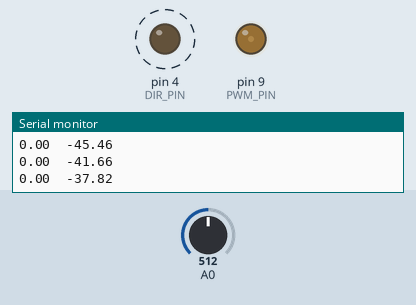
This sketch was run on a simulated Arduino Uno, built with avr-gcc and run on an emulated ATmega328P. Shown: output pins drawn as LEDs (lit = HIGH), the last lines printed to the serial monitor. Dashed ring = blinking. The test bench sets the inputs (shaded band); at power-on: A0 = 512.

Above: at 1.0 s.
1.3 s: A0 set to 716
At 1.77 s:
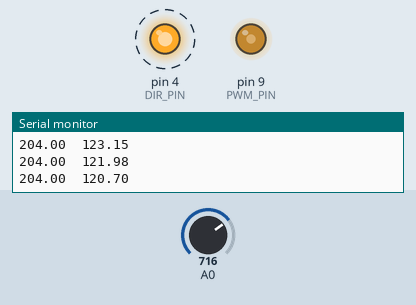
4.3 s: A0 set to 511
Timing chart, 0 to 13.3 s (numbered marks = the images above; inputs shaded):
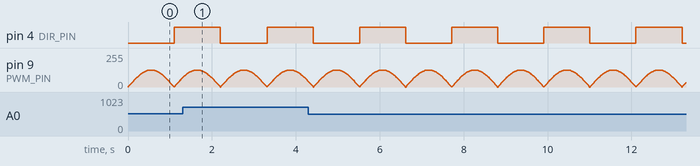

Measured:
- by itself, pin 4 (DIR_PIN): alternates HIGH for 1.1 s and LOW for 1.1 s

The sketch:

hello_acs712.ino
```cpp
/*
 TODO:
 - scale readings to amps
 - try rectandular signal
 - control amps flowing through coils
 */

#define PWM_PIN 9
#define DIR_PIN 4

#define BUF_SIZE  3

const byte adcPin = 0;
volatile int adcReading;
volatile boolean adcDone;
boolean adcStarted;
int value;

int buf[BUF_SIZE];
int buf_pos = 0;

float avg(int *a, int len) {
  float sum = 0;
  for (int i = 0; i < len; i++) {
    sum += a[i];
  }
  return sum / len;
}

int pwm_value = 0;

const float t_sin[] = {
-1.2246467991473532e-16, -0.03156854976481057, -0.0631056313126736,
-0.09457980779484526, -0.12595970506771778, -0.15721404296725092,
-0.18831166648971792, -0.2192215768476913, -0.24991296237030866,
-0.2803552292170146, -0.310518031874169, -0.3403713034041129,
-0.3698852854165468, -0.3990305577323413, -0.4277780677102099,
-0.4560991592070161, -0.4839656011428388, -0.5113496156423267,
-0.5382239057242889, -0.564561682511918, -0.5903366919365286,
-0.6155232409081793, -0.6400962229271072, -0.6640311431104312,
-0.6873041426091842, -0.709892022391333, -0.7317722663670769,
-0.7529230638333771, -0.7733233312153391, -0.7929527330827786,
-0.8117917024210209, -0.8298214601357259, -0.847024033772299,
-0.8633822754312235, -0.8788798788614604, -0.8935013957148742,
-0.9072322509454814, -0.9200587573381745, -0.9319681291524349,
-0.9429484948674371, -0.9529889090158393, -0.9620793630944628,
-0.9702107955409863, -0.9773751007667072, -0.9835651372363698,
-0.9887747345870026, -0.9929986997786696, -0.9962328222710067,
-0.9984738782203788, -0.9997196336934779, -0.9999688468941563,
-0.9992212694012756, -0.9974776464163387, -0.9947397160206569,
-0.9910102074427921, -0.9862928383380026, -0.9805923110824041,
-0.9739143080855378, -0.9662654861260218, -0.9576534697159296,
-0.9480868435005095, -0.9375751437008251, -0.9261288486078412,
-0.9137593681374366, -0.9004790324567516, -0.8863010796932087,
-0.8712396427384596, -0.8553097351604118, -0.8385272362373772,
-0.8209088751292625, -0.8024722142015779, -0.7832356315188904,
-0.7632183025251683, -0.7424401809292829, -0.7209219788147163,
-0.6986851459933064, -0.6757518486236087, -0.6521449471151867,
-0.6278879733408582, -0.6030051071796144, -0.5775211524135886,
-0.5514615120031074, -0.5248521627644684, -0.4977196294756829,
-0.47009095843600285, -0.441993690505579, -0.41345583365213406,
-0.38450583503201086, -0.3551725526334285, -0.3254852265102115,
-0.2954734496346699, -0.2651671383986786, -0.23459650279236877,
-0.20379201629015223, -0.1727843854740993, -0.14160451942495147,
-0.11028349891127495, -0.07885254540747648, -0.047342989971558086,
-0.0157862420136367, 0.015786242013637142, 0.047342989971558086,
0.07885254540747648, 0.11028349891127495, 0.1416045194249519,
0.17278438547409974, 0.20379201629015223, 0.23459650279236877,
0.2651671383986786, 0.2954734496346699, 0.32548522651021194,
0.3551725526334285, 0.38450583503201086, 0.41345583365213406,
0.441993690505579, 0.47009095843600324, 0.49771962947568327,
0.5248521627644684, 0.5514615120031074, 0.5775211524135886, 0.6030051071796144,
0.6278879733408586, 0.6521449471151867, 0.6757518486236087, 0.6986851459933064,
0.7209219788147163, 0.7424401809292832, 0.7632183025251683, 0.7832356315188904,
0.8024722142015782, 0.8209088751292625, 0.8385272362373775, 0.8553097351604118,
0.8712396427384596, 0.8863010796932088, 0.9004790324567516, 0.9137593681374369,
0.9261288486078411, 0.9375751437008251, 0.9480868435005096, 0.9576534697159296,
0.9662654861260219, 0.9739143080855377, 0.9805923110824041, 0.9862928383380027,
0.9910102074427921, 0.994739716020657, 0.9974776464163387, 0.9992212694012756,
0.9999688468941563, 0.9997196336934779, 0.9984738782203788, 0.9962328222710067,
0.9929986997786696, 0.9887747345870026, 0.9835651372363698, 0.9773751007667072,
0.9702107955409863, 0.9620793630944628, 0.9529889090158393, 0.942948494867437,
0.9319681291524347, 0.9200587573381745, 0.9072322509454813, 0.8935013957148742,
0.8788798788614604, 0.8633822754312231, 0.847024033772299, 0.8298214601357257,
0.8117917024210209, 0.7929527330827786, 0.7733233312153388, 0.7529230638333771,
0.7317722663670766, 0.709892022391333, 0.6873041426091842, 0.6640311431104315,
0.6400962229271072, 0.615523240908179, 0.5903366919365286, 0.564561682511918,
0.5382239057242889, 0.5113496156423267, 0.48396560114283843,
0.4560991592070161, 0.42777806771020943, 0.3990305577323413,
0.3698852854165468, 0.3403713034041125, 0.310518031874169, 0.2803552292170142,
0.24991296237030866, 0.2192215768476913, 0.18831166648971748,
0.15721404296725092, 0.12595970506771734, 0.09457980779484526,
0.0631056313126736, 0.031568549764810126, 1.2246467991473532e-16
};

void setup() {
//  TCCR1B = TCCR1B & B11111000 | B00000101;    // set timer 1 divisor to  1024 for PWM frequency of    30.64 Hz
//  TCCR1B = TCCR1B & B11111000 | B00000100;    // set timer 1 divisor to   256 for PWM frequency of   122.55 Hz
//  TCCR1B = TCCR1B & B11111000 | B00000011;    // set timer 1 divisor to    64 for PWM frequency of   490.20 Hz (The DEFAULT)
//  TCCR1B = TCCR1B & B11111000 | B00000010;    // set timer 1 divisor to     8 for PWM frequency of  3921.16 Hz
  TCCR1B = TCCR1B & B11111000 | B00000001;    // set timer 1 divisor to     1 for PWM frequency of 31372.55 Hz
  Serial.begin(115200);

  ADCSRA =  bit (ADEN);
  ADCSRA |= bit (ADPS2);
  ADMUX  =  bit (REFS0) | (adcPin & 0x07);

  pinMode(PWM_PIN, OUTPUT);
  pinMode(DIR_PIN, OUTPUT);
}

void loop() {
  if (adcDone) {
    adcStarted = false;
    value = adcReading;
    buf[buf_pos] = value;
    buf_pos = (buf_pos + 1) % BUF_SIZE;
    adcDone = false;
  }

  if (!adcStarted) {
    adcStarted = true;
    ADCSRA |= bit (ADSC) | bit (ADIE);
  }

  float analogValue = 128.0 * t_sin[pwm_value];
  pwm_value = (pwm_value + 1) % 200;

  analogWrite(PWM_PIN, int(fabs(analogValue)));
  digitalWrite(DIR_PIN, analogValue > 0 ? HIGH : LOW);


  Serial.print(avg(buf, BUF_SIZE) - 512);
  Serial.print("\t");
  Serial.println(analogValue);
  delay(10);

}

ISR (ADC_vect) {
  adcReading = ADC;
  adcDone = true;
}
```
